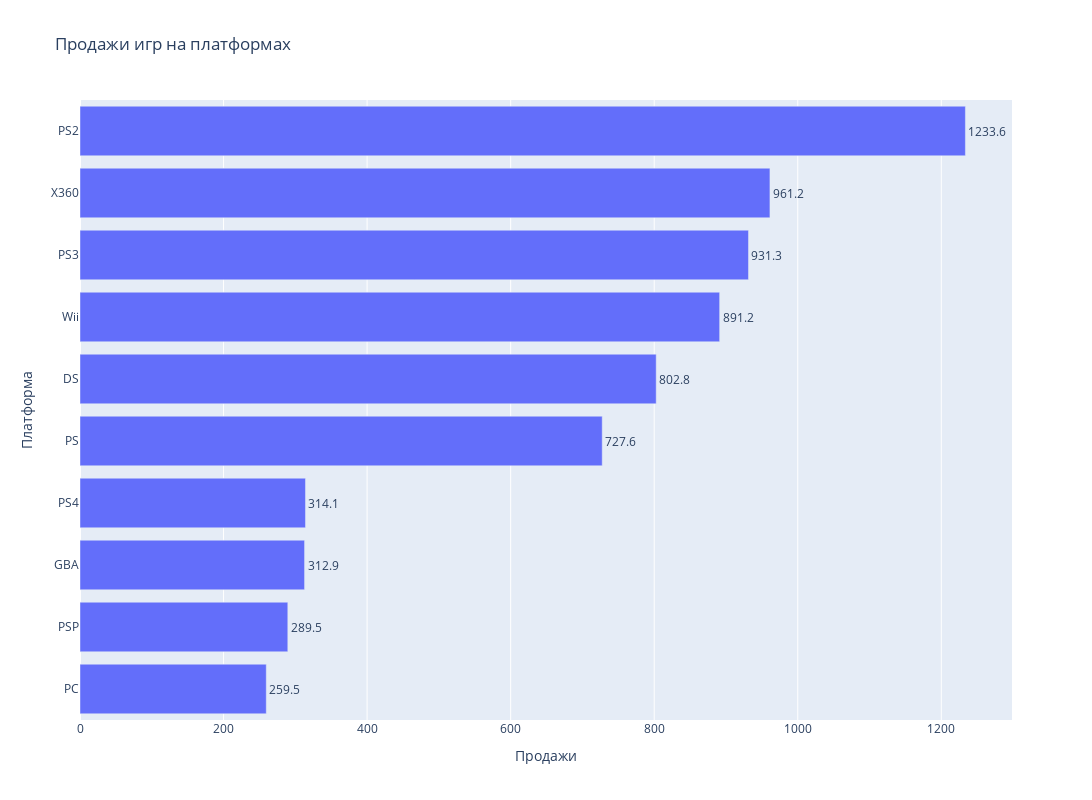

Notebook code for this chart:
### Markdown cell above
Выберем топ 10 самых популярных платформ

### Code cell
pop_platform_sales = platform_sales.tail(10)
barh(pop_platform_sales, yaxis_title='Платформа', title='Продажи игр на платформах')

### Figure 1 — Plotly figure (JSON) as saved in the notebook; plotly's stock layout.template omitted (floating-point values rounded to 4 significant figures)
{"data": [{"orientation": "h", "text": [259.5, 289.5, 312.9, 314.1, 727.6, 802.8, 891.2, 931.3, 961.2, 1234.0], "textposition": "outside", "type": "bar", "x": [259.5, 289.5, 312.9, 314.1, 727.6, 802.8, 891.2, 931.3, 961.2, 1234.0], "y": ["PC", "PSP", "GBA", "PS4", "PS", "DS", "Wii", "PS3", "X360", "PS2"]}], "layout": {"height": 800, "title": {"text": "Продажи игр на платформах"}, "width": 1200, "xaxis": {"title": {"text": "Продажи"}}, "yaxis": {"title": {"text": "Платформа"}}}}
